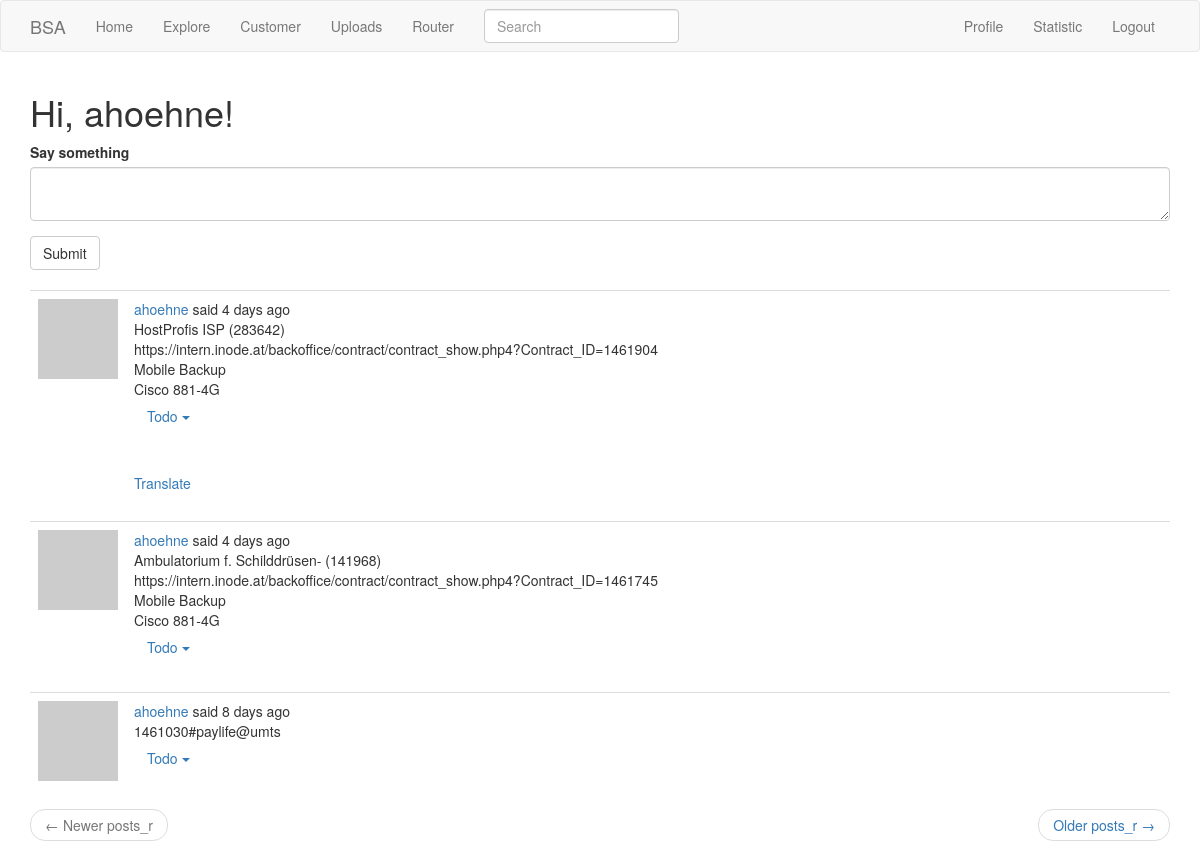
The app's page /router (signed in), older data.
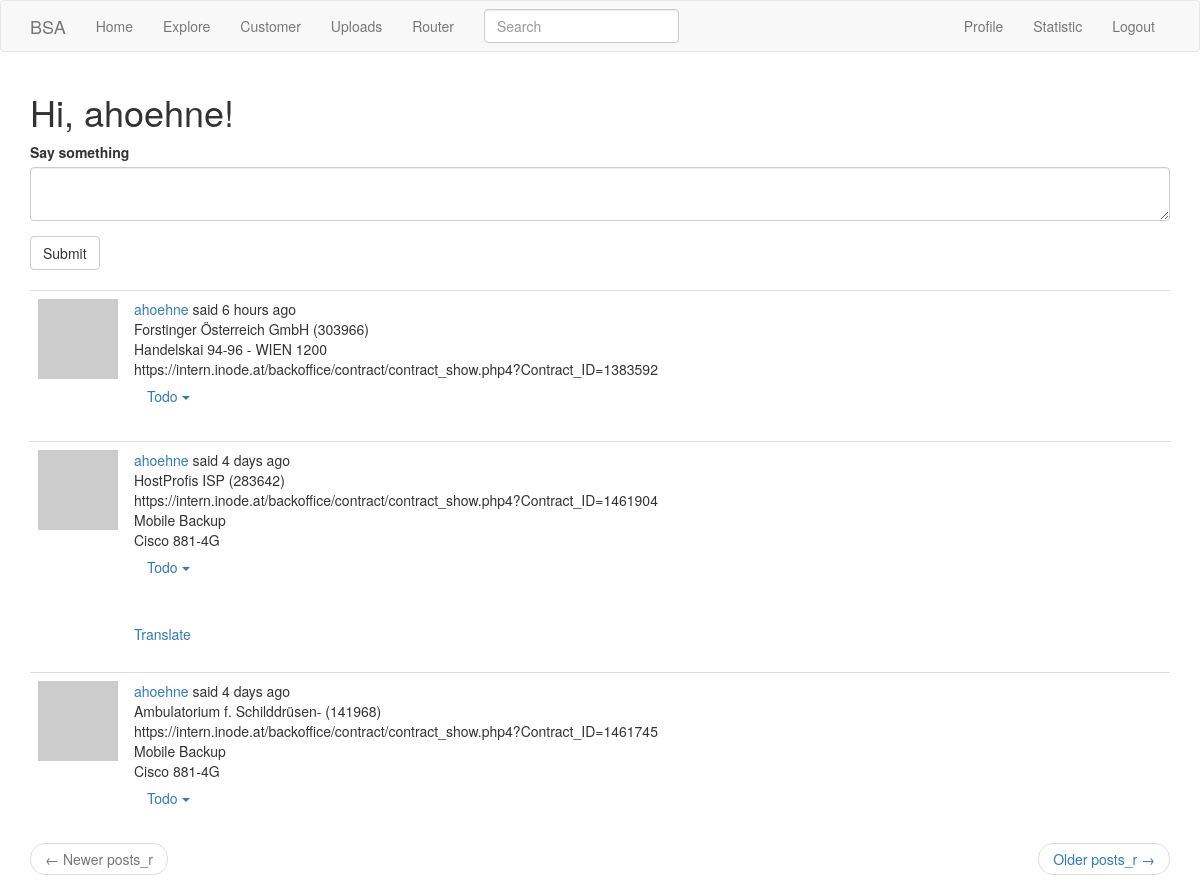
The same page, newer data.
### app/models.py (models this page shows, shortened)
class Post_r(db.Model): # ,SearchableMixin needs to be added
    id = db.Column(db.Integer, primary_key=True)
    body = db.Column(db.String(140))
    timestamp = db.Column(db.DateTime, index=True, default=datetime.utcnow)
    user_id2 = db.Column(db.Integer, db.ForeignKey('user.id'))
    language = db.Column(db.String(5))

### app/main/routes.py (the view, shortened to what this page needs)
@bp.route('/router',methods=['GET', 'POST'])
@login_required
def router():
    form = Post_r_Form()
    page = request.args.get('page', 1, type=int)
    posts_r = Post_r.query.order_by(Post_r.timestamp.desc()).paginate(
        page, current_app.config['POSTS_PER_PAGE'], False)
    next_url = url_for('main.router', page=posts_r.next_num) \
        if posts_r.has_next else None
    prev_url = url_for('main.router', page=posts_r.prev_num) \
        if posts_r.has_prev else None
    return render_template('router.html', title=_('Router') ,posts_r=posts_r.items, next_url=next_url,
                           prev_url=prev_url, form=form)

### app/main/forms.py
class SearchForm(FlaskForm):
    q = StringField(_l('Search'), validators=[DataRequired()])
    def __init__(self, *args, **kwargs):
        if 'formdata' not in kwargs:
            kwargs['formdata'] = request.args
        if 'csrf_enabled' not in kwargs:
            kwargs['csrf_enabled'] = False
        super(SearchForm, self).__init__(*args, **kwargs)

class Post_r_Form(FlaskForm):
    post_r = TextAreaField(_l('Say something'), validators=[DataRequired()])
    submit = SubmitField(_l('Submit'))

### app/main/routes.py (called while the page is built)
@bp.before_request
def before_request():
    if current_user.is_authenticated:
        current_user.last_seen = datetime.utcnow()
        db.session.commit()
        g.search_form = SearchForm()
    g.locale = str(get_locale())

### app/models.py (called while the page is built)
    @classmethod
    def before_commit(cls, session):
        session._changes = {
            'add': list(session.new),
            'update': list(session.dirty),
            'delete': list(session.deleted)
        }

    @login.user_loader
    def load_user(id):
        return User.query.get(int(id))

### app/templates/router.html (shortened to what this page needs)
{% extends "base.html" %}
{% import 'bootstrap/wtf.html' as wtf %}
{% block app_content %}
<h1>{{ _('Hi, %(username)s!', username=current_user.username) }}</h1>
{% if form %}
{{ wtf.quick_form(form) }}
<br>
{% endif %}
{% for post_r in posts_r %}
    {% include '_post_r.html' %}
{% endfor %}
<nav aria-label="...">
    <ul class="pager">
        <li class="previous{% if not prev_url %} disabled{% endif %}">
            <a href="{{ prev_url or '#' }}">
                <span aria-hidden="true">&larr;</span> {{ _('Newer posts_r') }}
            </a>
        </li>
        <li class="next{% if not next_url %} disabled{% endif %}">
            <a href="{{ next_url or '#' }}">
                {{ _('Older posts_r') }} <span aria-hidden="true">&rarr;</span>
            </a>
        </li>
    </ul>
</nav>
{% endblock %}

### app/templates/_post_r.html (shortened to what this page needs)
 <table class="table table-hover">
        <tr>
            <td width="70px">
                 <a href="{{ url_for('main.user', username=post_r.author_r.username) }}">
                    <img src="{{ post_r.author_r.avatar(70) }}" />
                </a>
            </td>
            <td>
                {{ _('%(username)s said %(when)s',
                    username=user_link, when=moment(post_r.timestamp).fromNow()) }}
                <br>
                <span id="post{{ post_r.id }}" style="white-space: pre;">{{ post_r.body }}</span>
                <div class="dropdown" id="dropdown{{post_r.id}}">
                  <button class="btn btn-link dropdown-toggle" type="button" data-toggle="dropdown" id="drop_button{{post_r.id}}">Todo
                  <span class="caret"></span></button>
                </div>
                {% if post_r.language and post_r.language != g.locale %}
                <br><br>
                <a href="#">{{ _('Translate') }}</a>
                {% endif %}
            </td>
        </tr>
</table>

Row changes from the older to the newer data that the page shows:
no longer on this page (row unchanged): Post_r: body "1461030#paylife@umts"
added Post_r: body "Forstinger Österreich GmbH (303966) Handelskai 94-96 - WIEN 1200 https://intern.inode.at/backoffice/contract/contract_show.php4?Contract_ID=1383592"
